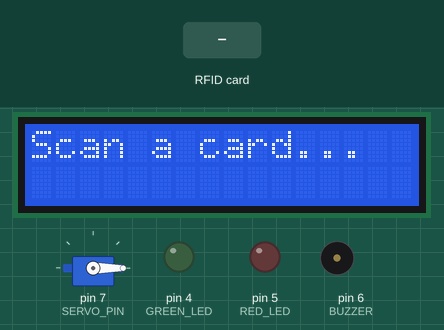
The sketch below on a simulated Arduino Uno, built with avr-gcc and run on an emulated ATmega328P. On the bench: 16×2 character LCD, servo, output pins drawn as LEDs (lit = HIGH), buzzer (waves = sounding, pin HIGH). The inputs (shaded band) are chosen by the test bench. Pins used as bus, display or sensor lines are not drawn; what the sketch prints to the serial monitor is not drawn.

Above: at 1.3 s.
1.4 s: RFID card A9 7F 89 54 held to the reader
At 2.0 s:
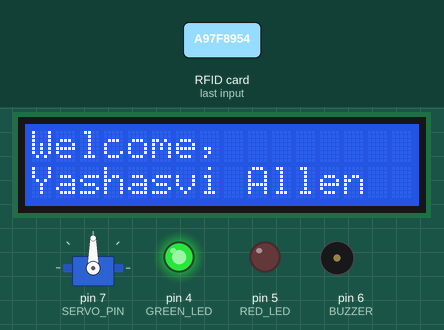
4.4 s: RFID card 5E 7A 19 C4 held to the reader
At 5.41 s:
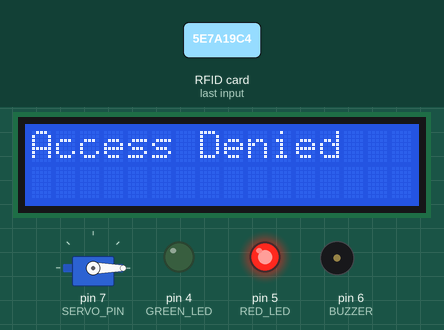
6.6 s: RFID card 83 AD 2E 36 held to the reader
At 7.6 s:
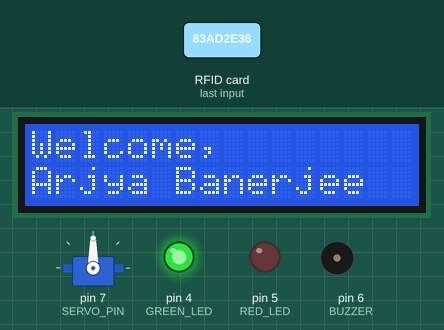
9.6 s: RFID card 91 5D A4 7B held to the reader
At 11.0 s:
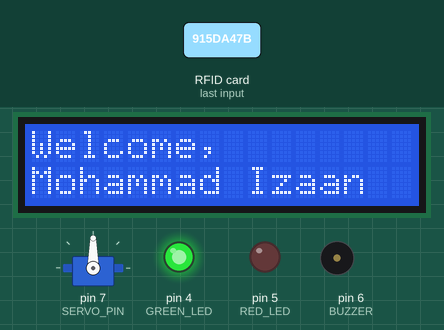
Timing chart, 0 to 13.3 s (numbered marks = the images above; inputs shaded):
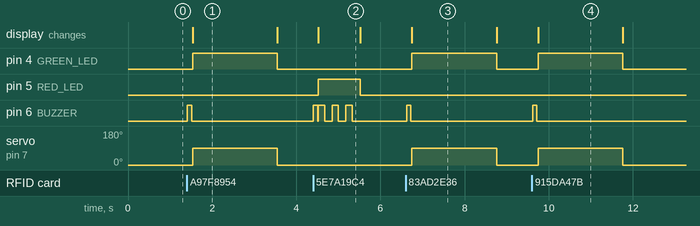

Measured:
- after the input at 1.4 s, pin 4 (GREEN_LED): LOW → HIGH after 0.14 s, → LOW 2.0 s later; pin 6 (BUZZER): LOW → HIGH at once, → LOW 0.10 s later; servo on pin 7 (SERVO_PIN): 0° → 90° after 0.14 s, → 0° 2.0 s later; the display: changes after 0.14 s (image 1)
- after the input at 4.4 s, pin 5 (RED_LED): LOW → HIGH after 0.12 s, → LOW 0.99 s later; the display: changes after 0.12 s (image 2)
- after the input at 6.6 s, pin 4 (GREEN_LED): LOW → HIGH after 0.15 s, → LOW 2.0 s later; pin 6 (BUZZER): LOW → HIGH at once, → LOW 0.10 s later; servo on pin 7 (SERVO_PIN): 0° → 90° after 0.15 s, → 0° 2.0 s later; the display: changes after 0.15 s (image 3)
- after the input at 9.6 s, pin 4 (GREEN_LED): LOW → HIGH after 0.14 s, → LOW 2.0 s later; pin 6 (BUZZER): LOW → HIGH at once, → LOW 0.10 s later; servo on pin 7 (SERVO_PIN): 0° → 90° after 0.14 s, → 0° 2.0 s later; the display: changes after 0.14 s (image 4)
- what the display in image 1 shows lasts 2.1 s, from 1.5 s to 3.6 s
- what the display in image 2 shows lasts 1.0 s, from 4.5 s to 5.5 s

The sketch:

RFID_Scanner.ino
```cpp
#include <SPI.h>
#include <MFRC522.h>
#include <Wire.h>
#include <LiquidCrystal_I2C.h>
#include <Servo.h>

// LCD Setup
LiquidCrystal_I2C lcd(0x27, 16, 2);

// RFID Setup
#define SS_PIN 10
#define RST_PIN 9
MFRC522 mfrc522(SS_PIN, RST_PIN);

// Authorized UIDs and corresponding names
byte authorizedUIDs[][4] = {
  {0xA9, 0x7F, 0x89, 0x54},
  {0x83, 0xAD, 0x2E, 0x36},
  {0x91, 0x5D, 0xA4, 0x7B}
};
const char* authorizedNames[] = {
  "Yashasvi Allen",
  "Arjya Banerjee",
  "Mohammad Izaan"
};
const int authorizedCount = sizeof(authorizedUIDs) / sizeof(authorizedUIDs[0]);

// Pins
#define GREEN_LED 4
#define RED_LED 5
#define BUZZER 6
#define SERVO_PIN 7

Servo gateServo;

void setup() {
  Serial.begin(9600);
  SPI.begin();
  mfrc522.PCD_Init();

  lcd.init();
  lcd.backlight();
  lcd.setCursor(0, 0);
  lcd.print("Scan a card...");

  pinMode(GREEN_LED, OUTPUT);
  pinMode(RED_LED, OUTPUT);
  pinMode(BUZZER, OUTPUT);

  gateServo.attach(SERVO_PIN);
  gateServo.write(0); // Gate closed position
}

void loop() {
  if (!mfrc522.PICC_IsNewCardPresent()) return;
  if (!mfrc522.PICC_ReadCardSerial()) return;

  bool isAuthorized = false;
  const char* detectedName = nullptr;

  Serial.print("UID tag:");
  for (byte i = 0; i < mfrc522.uid.size; i++) {
    Serial.print(mfrc522.uid.uidByte[i] < 0x10 ? " 0" : " ");
    Serial.print(mfrc522.uid.uidByte[i], HEX);
  }
  Serial.println();

  // Check against each authorized UID
  for (int i = 0; i < authorizedCount; i++) {
    bool match = true;
    for (byte j = 0; j < mfrc522.uid.size; j++) {
      if (mfrc522.uid.uidByte[j] != authorizedUIDs[i][j]) {
        match = false;
        break;
      }
    }
    if (match) {
      isAuthorized = true;
      detectedName = authorizedNames[i];
      break;
    }
  }

  // Beep
  digitalWrite(BUZZER, HIGH);
  delay(100);
  digitalWrite(BUZZER, LOW);

  lcd.clear();
  lcd.setCursor(0, 0);

  if (isAuthorized) {
    lcd.print("Welcome, ");
    lcd.setCursor(0, 1);
    lcd.print(detectedName);

    digitalWrite(GREEN_LED, HIGH);
    digitalWrite(RED_LED, LOW);

    // Open gate
    gateServo.write(90);
    delay(2000);
  } else {
    lcd.print("Access Denied");
    digitalWrite(GREEN_LED, LOW);
    digitalWrite(RED_LED, HIGH);
    Serial.println("Access attempt denied.");

    for (int i = 0; i < 3; i++) {
      digitalWrite(BUZZER, HIGH);
      delay(150);
      digitalWrite(BUZZER, LOW);
      delay(175);
    }
  }

  lcd.clear();
  lcd.setCursor(0, 0);
  lcd.print("Scan a card...");
  digitalWrite(GREEN_LED, LOW);
  digitalWrite(RED_LED, LOW);
  gateServo.write(0);
}
```
